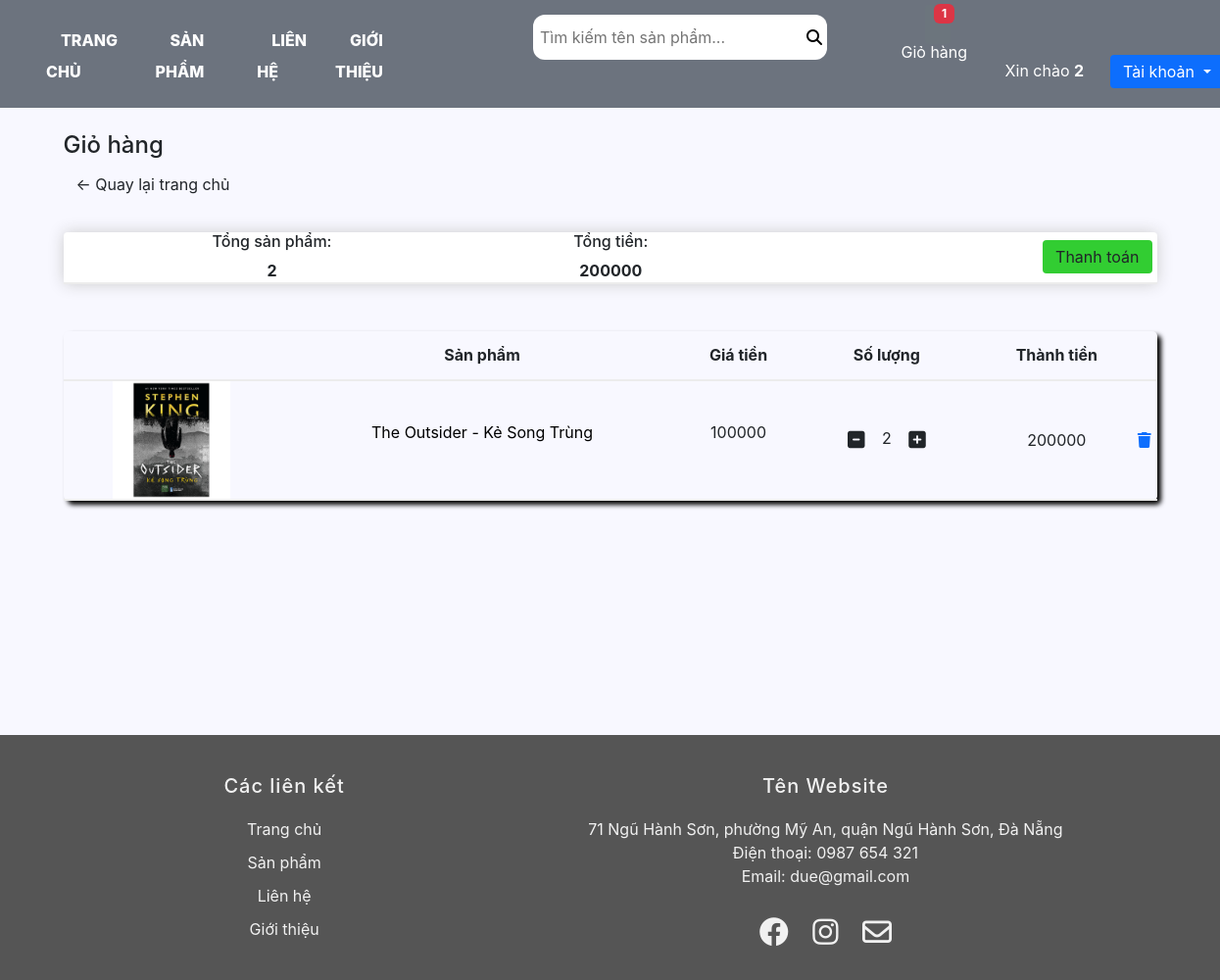
The page /show_cart/ (signed in) on the database as committed earlier.
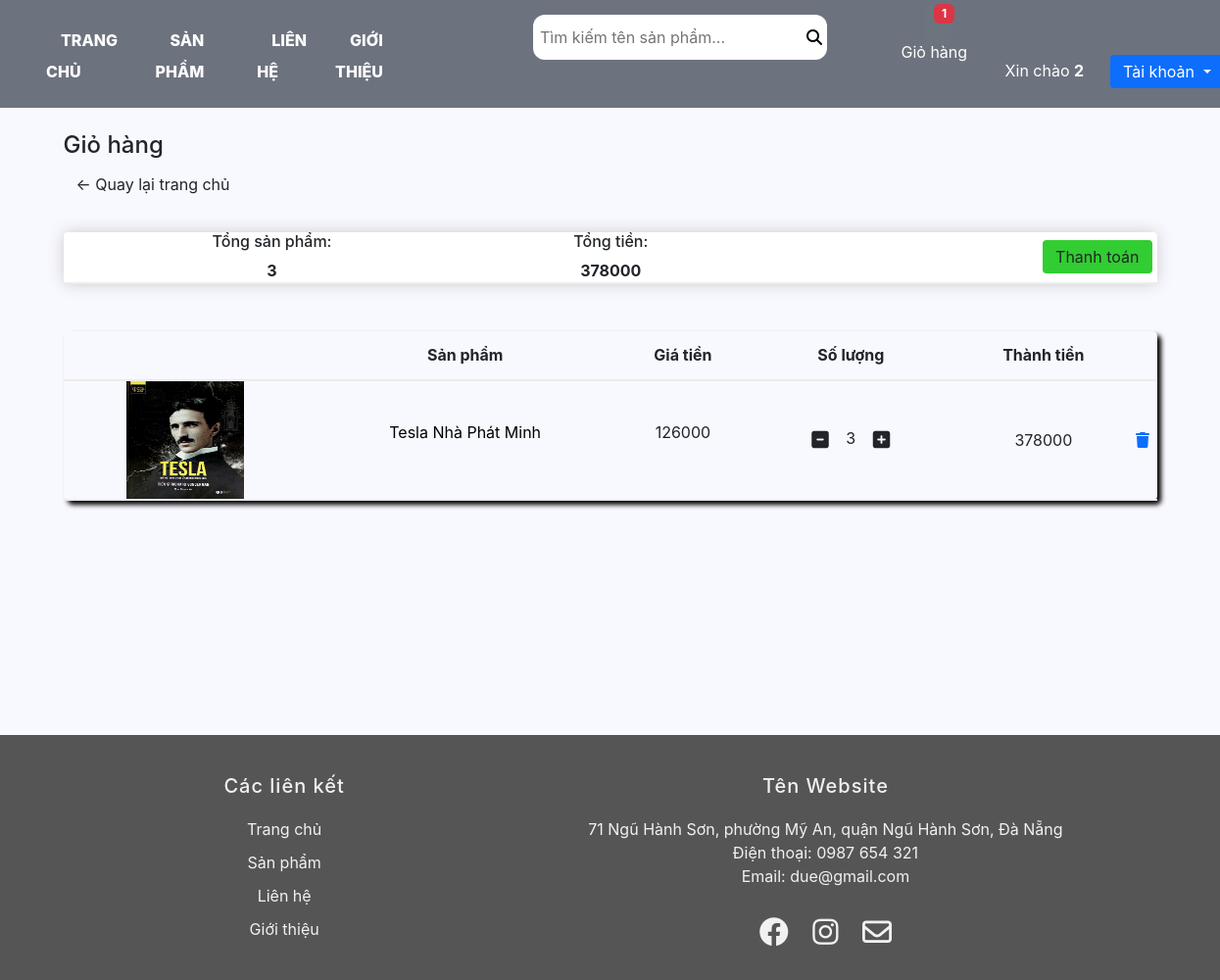
The same page on the database as committed later.
### order/models.py (models this page shows)
class Order(models.Model):
    status_choices = (
        (1, "Cart"),
        (2, "Ordered"),
        (3, "Cancelled"),
    )
    total_price = models.PositiveIntegerField(default=0)
    quantity = models.PositiveIntegerField(default=0)
    user = models.ForeignKey(
        Users, related_name="users", on_delete=models.CASCADE, null=True, blank=True
    )
    status = models.IntegerField(choices=status_choices, default=1)
    datetime = models.DateTimeField(null=True, blank=True)

class Order_detail(models.Model):
    order = models.ForeignKey(Order, related_name="order", on_delete=models.CASCADE)
    product = models.ForeignKey(
        "product.Product", related_name="product_pr", on_delete=models.CASCADE
    )
    quantity = models.PositiveIntegerField(default=1)
    def total(sefl):
        return sefl.quantity * sefl.product.discount_cost()

### product/models.py (models this page shows, shortened)
class Product(models.Model):
    category = models.ForeignKey(
        Category, related_name="products", on_delete=models.CASCADE
    )
    title = models.CharField(max_length=100)
    cost = models.PositiveIntegerField(null=True, blank=True)
    quantity = models.PositiveIntegerField(null=True, blank=True)
    discount = models.PositiveIntegerField(null=True, blank=True)
    image = models.ImageField(upload_to="media", null=True, blank=True)
    author = models.CharField(max_length=50, null=True, blank=True)
    pages = models.PositiveIntegerField(null=True, blank=True)
    publisher = models.CharField(max_length=100, null=True, blank=True)
    description = models.TextField(null=True, blank=True)
    def discount_cost(self):
        return round(self.cost * (1 - (self.discount / 100)))
    def image_tag(self):
        return mark_safe('<img src="%s" width="100px" height="100px" />'%(self.image.url))
    image_tag.short_description = 'Image'

### product/views.py (the view)
# urls.py: path('show_cart/',views.show_cart, name="show_cart"),
def show_cart(request):
    if (
        Order.objects.filter(user=request.user, status=1).exists() is False
        or Order.objects.filter(order__isnull=True).exists() is True
    ):
        context = {
            "error_message": "Chưa có sản phẩm trong giỏ hàng.",
            "is_order": False,
        }
        return render(request, "product/cart.html", context)
    else:
        order = Order.objects.get(user=request.user, status=1)
        orderDetail = Order_detail.objects.filter(order=order)
        order.quantity = sum(obj.quantity for obj in orderDetail)
        order.total_price = sum(
            obj.product.discount_cost() * obj.quantity for obj in orderDetail
        )
        order.save()
        request.session["count_cartitem"] = orderDetail.count()
        context = {"orderDetail": orderDetail, "order": order, "is_order": True}
        return render(request, "product/cart.html", context)

### product/templates/product/cart.html (shortened to what this page needs)
{% extends 'product/base.html' %}
{% load static %}
{% block content %}
<head>
    <link rel="stylesheet" href="https://cdnjs.cloudflare.com/ajax/libs/font-awesome/6.4.0/css/all.min.css">
    <link rel="stylesheet" href="{% static 'css/product.css' %}">
</head>
<body>
    <br>
    <h4>Giỏ hàng</h4>
    <div class="row">
		<div class="col-lg-12">
			<div class="box-element">
                <h5><a  class="btn btn-outline-dark" href="{% url 'product:index' %}">&#x2190; Quay lại trang chủ</a></h5>
                <br>
                <table class="table1">
                    <tr>
                        <th><h6>Tổng sản phẩm:</h6>{{order.quantity}}</th>
                        <th><h6>Tổng tiền:</h6>{{order.total_price}}</th>
                        {% if is_order %}
                        <th>
                            <a style ="float:right; margin:5px;background-color: limegreen;" class="btn btn success" href="{% url 'product:checkout' %}">Thanh toán</a>
                        </th>
                        {% endif %}
                    </tr>
                </table>
			</div>
            <br>
            <br>
    <table class="cart-tb">
        <tr class="table-head">
            <th></th>
            <th>Sản phẩm</th>
            <th>Giá tiền</th>
            <th>Số lượng</th>
            <th>Thành tiền</th>
            <th></th>
        </tr>
        {% for i in orderDetail %}
            <tr class="table-content">
                <td><a href ="{% url 'product:information' i.product.id %}"><img class="row-image" src="{{i.product.image.url}}"></a></td>
                <td><a href ="{% url 'product:information' i.product.id %}" style="text-decoration: None; color:black"><p>{{i.product.title}}</p></a></td>
                <td><p>{{i.product.discount_cost}}</p></td>
                <td>
                    <div class="Quantity">
                        <a class="minus-cart btn" href="{% url 'product:minus_quantity' i.id %}" ><i class="fas fa-minus-square fa-lg"></i></a>
                        <span id="quantity">{{i.quantity}}</span>
                        <a class="plus-cart btn" href="{% url 'product:plus_quantity' i.id %}" ><i class="fas fa-plus-square fa-lg"></i></a>
                    </div>
                </td>
                <td>{{i.total}}</td>
                <td><a href="{% url 'product:remove_orderDetail' i.id %}"><i class="fa-solid fa-trash"></a></i></td>
        {% endfor %}
        </tr>
    </table>
</body>
</html>
{% endblock %}

Rows that differ between the two databases and show on the page:
no longer on this page (row edited): Order: quantity "2", total_price "200000"
no longer on this page (row unchanged): Order_detail: product.image (picture), product "The Outsider - Kẻ Song Trùng", product.discount_cost "100000", quantity "2", total "200000"
added Order: quantity "3", total_price "378000"
added Order_detail: product.image (picture), product "Tesla Nhà Phát Minh", product.discount_cost "126000", quantity "3", total "378000"
